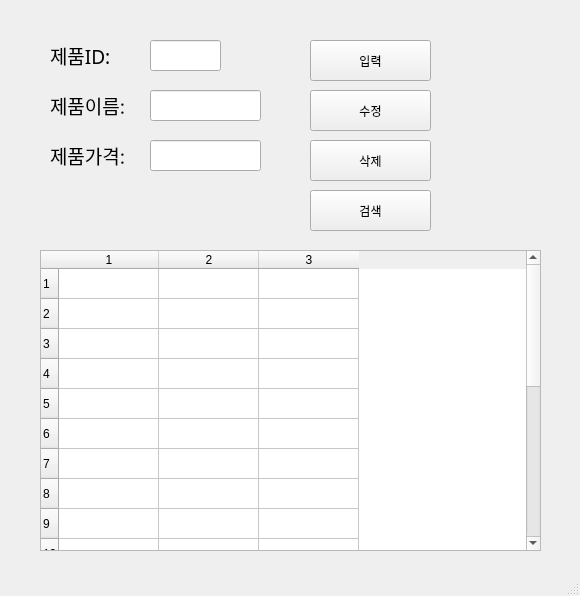
<?xml version="1.0" encoding="UTF-8"?>
<ui version="4.0">
 <class>MainWindow</class>
 <widget class="QMainWindow" name="MainWindow">
  <property name="geometry">
   <rect>
    <x>0</x>
    <y>0</y>
    <width>580</width>
    <height>596</height>
   </rect>
  </property>
  <property name="windowTitle">
   <string>MainWindow</string>
  </property>
  <widget class="QWidget" name="centralwidget">
   <widget class="QLabel" name="label">
    <property name="geometry">
     <rect>
      <x>50</x>
      <y>40</y>
      <width>81</width>
      <height>31</height>
     </rect>
    </property>
    <property name="font">
     <font>
      <family>맑은 고딕</family>
      <pointsize>14</pointsize>
     </font>
    </property>
    <property name="text">
     <string>제품ID:</string>
    </property>
   </widget>
   <widget class="QLabel" name="label_2">
    <property name="geometry">
     <rect>
      <x>50</x>
      <y>90</y>
      <width>81</width>
      <height>31</height>
     </rect>
    </property>
    <property name="font">
     <font>
      <family>맑은 고딕</family>
      <pointsize>14</pointsize>
     </font>
    </property>
    <property name="text">
     <string>제품이름:</string>
    </property>
   </widget>
   <widget class="QLabel" name="label_3">
    <property name="geometry">
     <rect>
      <x>50</x>
      <y>140</y>
      <width>81</width>
      <height>31</height>
     </rect>
    </property>
    <property name="font">
     <font>
      <family>맑은 고딕</family>
      <pointsize>14</pointsize>
     </font>
    </property>
    <property name="text">
     <string>제품가격:</string>
    </property>
   </widget>
   <widget class="QLineEdit" name="prodID">
    <property name="geometry">
     <rect>
      <x>150</x>
      <y>40</y>
      <width>71</width>
      <height>31</height>
     </rect>
    </property>
   </widget>
   <widget class="QLineEdit" name="prodName">
    <property name="geometry">
     <rect>
      <x>150</x>
      <y>90</y>
      <width>111</width>
      <height>31</height>
     </rect>
    </property>
   </widget>
   <widget class="QLineEdit" name="prodPrice">
    <property name="geometry">
     <rect>
      <x>150</x>
      <y>140</y>
      <width>111</width>
      <height>31</height>
     </rect>
    </property>
   </widget>
   <widget class="QPushButton" name="pushButton">
    <property name="geometry">
     <rect>
      <x>310</x>
      <y>40</y>
      <width>121</width>
      <height>41</height>
     </rect>
    </property>
    <property name="text">
     <string>입력</string>
    </property>
   </widget>
   <widget class="QPushButton" name="pushButton_2">
    <property name="geometry">
     <rect>
      <x>310</x>
      <y>90</y>
      <width>121</width>
      <height>41</height>
     </rect>
    </property>
    <property name="text">
     <string>수정</string>
    </property>
   </widget>
   <widget class="QPushButton" name="pushButton_3">
    <property name="geometry">
     <rect>
      <x>310</x>
      <y>140</y>
      <width>121</width>
      <height>41</height>
     </rect>
    </property>
    <property name="text">
     <string>삭제</string>
    </property>
   </widget>
   <widget class="QPushButton" name="pushButton_4">
    <property name="geometry">
     <rect>
      <x>310</x>
      <y>190</y>
      <width>121</width>
      <height>41</height>
     </rect>
    </property>
    <property name="text">
     <string>검색</string>
    </property>
   </widget>
   <widget class="QTableWidget" name="tableWidget">
    <property name="geometry">
     <rect>
      <x>40</x>
      <y>250</y>
      <width>501</width>
      <height>301</height>
     </rect>
    </property>
    <property name="rowCount">
     <number>20</number>
    </property>
    <property name="columnCount">
     <number>3</number>
    </property>
    <row/>
    <row/>
    <row/>
    <row/>
    <row/>
    <row/>
    <row/>
    <row/>
    <row/>
    <row/>
    <row/>
    <row/>
    <row/>
    <row/>
    <row/>
    <row/>
    <row/>
    <row/>
    <row/>
    <row/>
    <column/>
    <column/>
    <column/>
   </widget>
  </widget>
  <widget class="QMenuBar" name="menubar">
   <property name="geometry">
    <rect>
     <x>0</x>
     <y>0</y>
     <width>580</width>
     <height>22</height>
    </rect>
   </property>
  </widget>
  <widget class="QStatusBar" name="statusbar"/>
 </widget>
 <resources/>
 <connections>
  <connection>
   <sender>pushButton</sender>
   <signal>clicked()</signal>
   <receiver>MainWindow</receiver>
   <slot>addProduct()</slot>
   <hints>
    <hint type="sourcelabel">
     <x>394</x>
     <y>72</y>
    </hint>
    <hint type="destinationlabel">
     <x>470</x>
     <y>95</y>
    </hint>
   </hints>
  </connection>
  <connection>
   <sender>pushButton_2</sender>
   <signal>clicked()</signal>
   <receiver>MainWindow</receiver>
   <slot>updateProduct()</slot>
   <hints>
    <hint type="sourcelabel">
     <x>418</x>
     <y>129</y>
    </hint>
    <hint type="destinationlabel">
     <x>470</x>
     <y>136</y>
    </hint>
   </hints>
  </connection>
  <connection>
   <sender>pushButton_3</sender>
   <signal>clicked()</signal>
   <receiver>MainWindow</receiver>
   <slot>removeProduct()</slot>
   <hints>
    <hint type="sourcelabel">
     <x>409</x>
     <y>175</y>
    </hint>
    <hint type="destinationlabel">
     <x>469</x>
     <y>183</y>
    </hint>
   </hints>
  </connection>
  <connection>
   <sender>pushButton_4</sender>
   <signal>clicked()</signal>
   <receiver>MainWindow</receiver>
   <slot>getProduct()</slot>
   <hints>
    <hint type="sourcelabel">
     <x>406</x>
     <y>219</y>
    </hint>
    <hint type="destinationlabel">
     <x>471</x>
     <y>229</y>
    </hint>
   </hints>
  </connection>
 </connections>
 <slots>
  <slot>addProduct()</slot>
  <slot>updateProduct()</slot>
  <slot>removeProduct()</slot>
  <slot>getProduct()</slot>
 </slots>
</ui>
